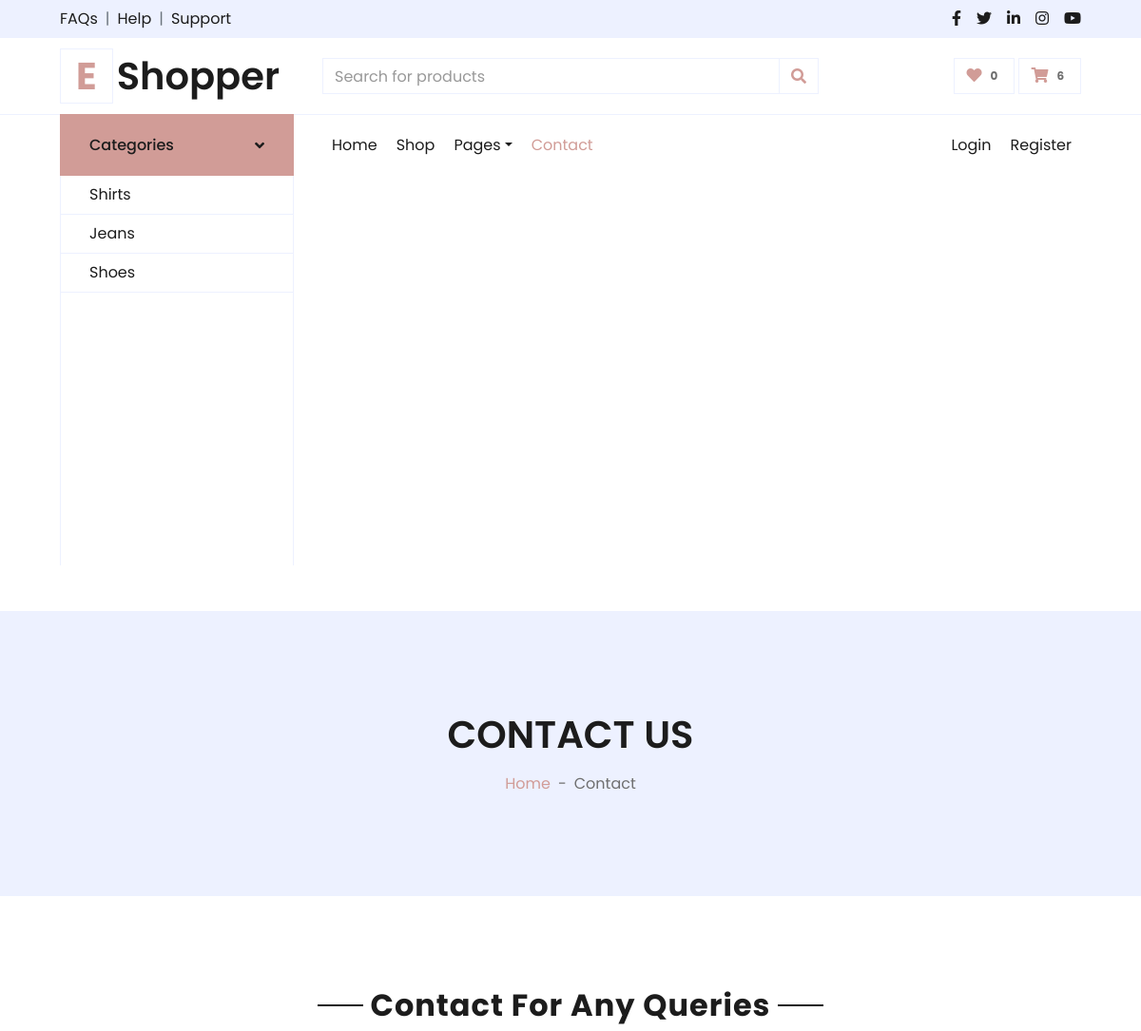
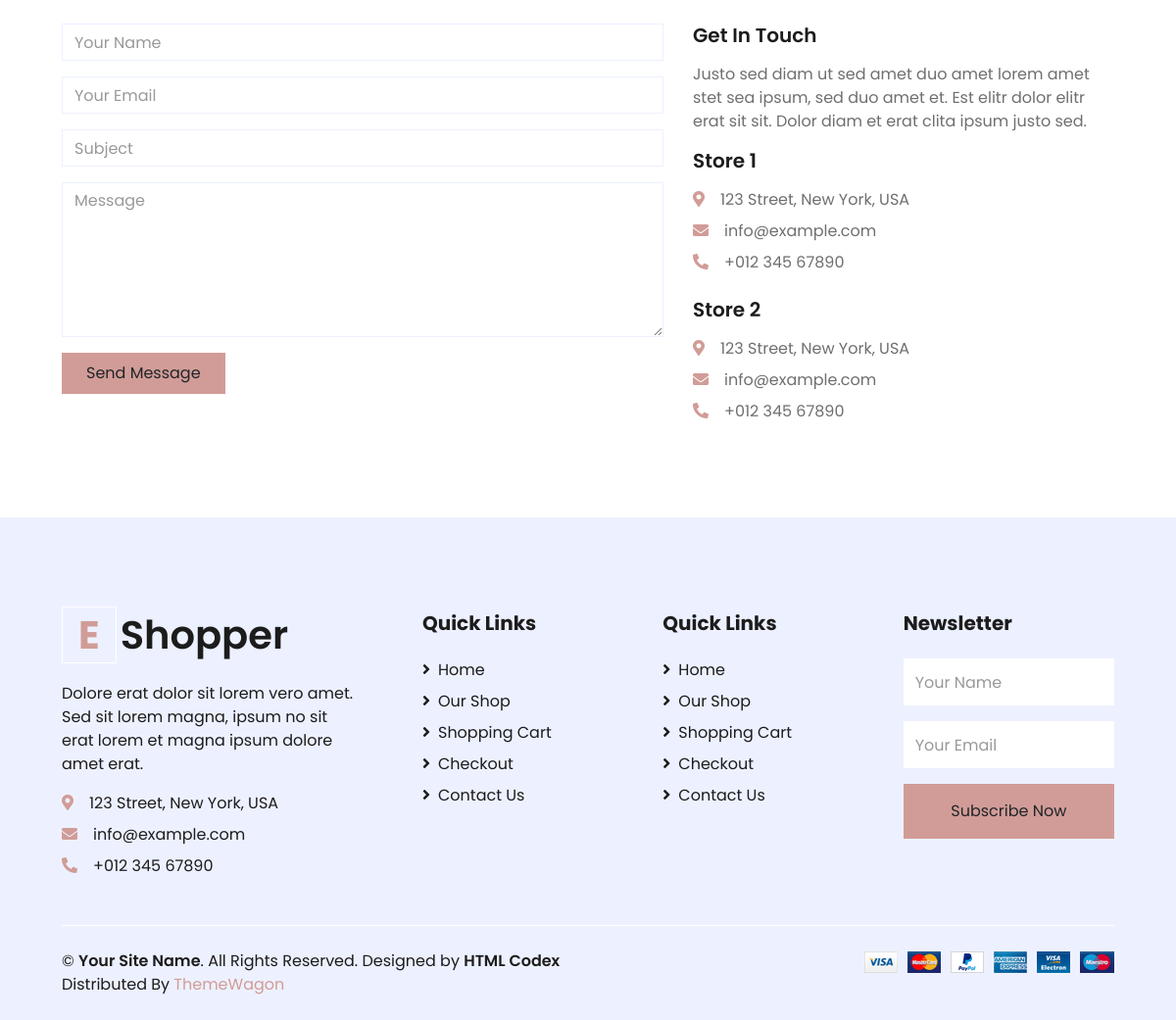
Page /contact/ on the committed database (2 pictures, top to bottom).
### main/models.py (models this page shows, shortened)
class Category(models.Model):
    name = models.CharField('Category name', max_length=60)

### main/views.py (the view)
# urls.py: path('contact/', views.contact, name='contact'),
def contact(request):
    category_list = Category.objects.all()
    cart_list_count = get_items_count_in_cart()[0]
    return render(request, 'contact.html', context={
        'nav_item':'contact',
        'category_list':category_list,
        'cart_list_count':cart_list_count
    })

### main/views.py (called while the page is built)
def get_items_count_in_cart():
    count_sum = 0
    price_sum = 0
    for i in Cart.objects.all():
        count_sum += i.count
        price_sum += i.total_price
    return [count_sum, price_sum]

### main/templates/contact.html (shortened to what this page needs)
{% extends 'base.html' %}
{% block body %}
    <div class="container-fluid bg-secondary mb-5">
        <div class="d-flex flex-column align-items-center justify-content-center" style="min-height: 300px">
            <h1 class="font-weight-semi-bold text-uppercase mb-3">Contact Us</h1>
            <div class="d-inline-flex">
                <p class="m-0"><a href="">Home</a></p>
                <p class="m-0 px-2">-</p>
                <p class="m-0">Contact</p>
            </div>
        </div>
    </div>
    <div class="container-fluid pt-5">
        <div class="text-center mb-4">
            <h2 class="section-title px-5"><span class="px-2">Contact For Any Queries</span></h2>
        </div>
        <div class="row px-xl-5">
            <div class="col-lg-7 mb-5">
                <div class="contact-form">
                    <form name="sentMessage" id="contactForm" novalidate="novalidate">
                        <div class="control-group">
                            <input type="text" class="form-control" id="name" placeholder="Your Name"
                                required="required" data-validation-required-message="Please enter your name" />
                        </div>
                        <div class="control-group">
                            <input type="email" class="form-control" id="email" placeholder="Your Email"
                                required="required" data-validation-required-message="Please enter your email" />
                        </div>
                        <div class="control-group">
                            <input type="text" class="form-control" id="subject" placeholder="Subject"
                                required="required" data-validation-required-message="Please enter a subject" />
                        </div>
                        <div class="control-group">
                            <textarea class="form-control" rows="6" id="message" placeholder="Message"
                                required="required"
                                data-validation-required-message="Please enter your message"></textarea>
                        </div>
                        <div>
                            <button class="btn btn-primary py-2 px-4" type="submit" id="sendMessageButton">Send
                                Message</button>
                        </div>
                    </form>
                </div>
            </div>
            <div class="col-lg-5 mb-5">
                <h5 class="font-weight-semi-bold mb-3">Get In Touch</h5>
                <p>Justo sed diam ut sed amet duo amet lorem amet stet sea ipsum, sed duo amet et. Est elitr dolor elitr erat sit sit. Dolor diam et erat clita ipsum justo sed.</p>
                <div class="d-flex flex-column mb-3">
                    <h5 class="font-weight-semi-bold mb-3">Store 1</h5>
                    <p class="mb-2"><i class="fa fa-map-marker-alt text-primary mr-3"></i>123 Street, New York, USA</p>
                    <p class="mb-2"><i class="fa fa-envelope text-primary mr-3"></i>info@example.com</p>
                    <p class="mb-2"><i class="fa fa-phone-alt text-primary mr-3"></i>+012 345 67890</p>
                </div>
                <div class="d-flex flex-column">
                    <h5 class="font-weight-semi-bold mb-3">Store 2</h5>
                    <p class="mb-2"><i class="fa fa-map-marker-alt text-primary mr-3"></i>123 Street, New York, USA</p>
                    <p class="mb-2"><i class="fa fa-envelope text-primary mr-3"></i>info@example.com</p>
                    <p class="mb-0"><i class="fa fa-phone-alt text-primary mr-3"></i>+012 345 67890</p>
                </div>
            </div>
        </div>
    </div>
{% endblock %}

### main/templates/base.html (shortened to what this page needs)
{% load static %}
<!DOCTYPE html>
<html lang="en">
<head>
    <link href="https://cdnjs.cloudflare.com/ajax/libs/font-awesome/5.10.0/css/all.min.css" rel="stylesheet">
    <link href="{% static 'lib/owlcarousel/assets/owl.carousel.min.css' %}" rel="stylesheet">
    <link href="{% static 'css/style.css' %}" rel="stylesheet">
</head>
<body>
        <div class="container-fluid">
            <div class="row bg-secondary py-2 px-xl-5">
                <div class="col-lg-6 d-none d-lg-block">
                    <div class="d-inline-flex align-items-center">
                        <a class="text-dark" href="">FAQs</a>
                        <span class="text-muted px-2">|</span>
                        <a class="text-dark" href="">Help</a>
                        <span class="text-muted px-2">|</span>
                        <a class="text-dark" href="">Support</a>
                    </div>
                </div>
                <div class="col-lg-6 text-center text-lg-right">
                    <div class="d-inline-flex align-items-center">
                        <a class="text-dark px-2" href="">
                            <i class="fab fa-facebook-f"></i>
                        </a>
                        <a class="text-dark px-2" href="">
                            <i class="fab fa-twitter"></i>
                        </a>
                        <a class="text-dark px-2" href="">
                            <i class="fab fa-linkedin-in"></i>
                        </a>
                        <a class="text-dark px-2" href="">
                            <i class="fab fa-instagram"></i>
                        </a>
                        <a class="text-dark pl-2" href="">
                            <i class="fab fa-youtube"></i>
                        </a>
                    </div>
                </div>
            </div>
            <div class="row align-items-center py-3 px-xl-5">
                <div class="col-lg-3 d-none d-lg-block">
                    <a href="" class="text-decoration-none">
                        <h1 class="m-0 display-5 font-weight-semi-bold"><span class="text-primary font-weight-bold border px-3 mr-1">E</span>Shopper</h1>
                    </a>
                </div>
                <div class="col-lg-6 col-6 text-left">
                    <form action="">
                        <div class="input-group">
                            <input type="text" class="form-control" placeholder="Search for products">
                            <div class="input-group-append">
                                <span class="input-group-text bg-transparent text-primary">
                                    <i class="fa fa-search"></i>
                                </span>
                            </div>
                        </div>
                    </form>
                </div>
                <div class="col-lg-3 col-6 text-right">
                    <a href="" class="btn border">
                        <i class="fas fa-heart text-primary"></i>
                        <span class="badge">0</span>
                    </a>
                    <a href="{% url 'cart' %}" class="btn border">
                        <i class="fas fa-shopping-cart text-primary"></i>
                        <span class="badge">{{ cart_list_count }}</span>
                    </a>
                </div>
            </div>
        </div>
        <div class="container-fluid mb-5">
            <div class="row border-top px-xl-5">
                <div class="col-lg-3 d-none d-lg-block">
                    <a class="btn shadow-none d-flex align-items-center justify-content-between bg-primary text-white w-100" data-toggle="collapse" href="#navbar-vertical" style="height: 65px; margin-top: -1px; padding: 0 30px;">
                        <h6 class="m-0">Categories</h6>
                        <i class="fa fa-angle-down text-dark"></i>
                    </a>
                    <nav class="collapse show navbar navbar-vertical navbar-light align-items-start p-0 border border-top-0 border-bottom-0" id="navbar-vertical">
                        <div class="navbar-nav w-100 overflow-hidden" style="height: 410px">
                            {% for i in category_list %}
                                <a href="{% url 'shop_filter' i.id %}" class="nav-item nav-link">{{ i.name }}</a>
                            {% endfor %}
                        </div>
                    </nav>
                </div>
                <div class="col-lg-9">
                    <nav class="navbar navbar-expand-lg bg-light navbar-light py-3 py-lg-0 px-0">
                        <div class="collapse navbar-collapse justify-content-between" id="navbarCollapse">
                            <div class="navbar-nav mr-auto py-0">
                                <a href="{% url 'index' %}" class="nav-item nav-link {% if nav_item == 'index' %}active{% endif %}">Home</a>
                                <a href="{% url 'shop' %}" class="nav-item nav-link {% if nav_item == 'shop' %}active{% endif %}">Shop</a>
                                <div class="nav-item dropdown">
                                    <a href="#" class="nav-link dropdown-toggle {% if nav_item == 'cart' or nav_item == 'checkout' %}active{% endif %}" data-toggle="dropdown">Pages</a>
                                </div>
                                <a href="{% url 'contact' %}" class="nav-item nav-link {% if nav_item == 'contact' %}active{% endif %}">Contact</a>
                            </div>
                            <div class="navbar-nav ml-auto py-0">
                                <a href="" class="nav-item nav-link">Login</a>
                                <a href="" class="nav-item nav-link">Register</a>
                            </div>
                        </div>
                    </nav>
                </div>
            </div>
        </div>
    {% block body %}{% endblock %}
    <div class="container-fluid bg-secondary text-dark mt-5 pt-5">
        <div class="row px-xl-5 pt-5">
            <div class="col-lg-4 col-md-12 mb-5 pr-3 pr-xl-5">
                <a href="" class="text-decoration-none">
                    <h1 class="mb-4 display-5 font-weight-semi-bold"><span class="text-primary font-weight-bold border border-white px-3 mr-1">E</span>Shopper</h1>
                </a>
                <p>Dolore erat dolor sit lorem vero amet. Sed sit lorem magna, ipsum no sit erat lorem et magna ipsum dolore amet erat.</p>
                <p class="mb-2"><i class="fa fa-map-marker-alt text-primary mr-3"></i>123 Street, New York, USA</p>
                <p class="mb-2"><i class="fa fa-envelope text-primary mr-3"></i>info@example.com</p>
                <p class="mb-0"><i class="fa fa-phone-alt text-primary mr-3"></i>+012 345 67890</p>
            </div>
            <div class="col-lg-8 col-md-12">
                <div class="row">
                    <div class="col-md-4 mb-5">
                        <h5 class="font-weight-bold text-dark mb-4">Quick Links</h5>
                        <div class="d-flex flex-column justify-content-start">
                            <a class="text-dark mb-2" href="{% url 'index' %}"><i class="fa fa-angle-right mr-2"></i>Home</a>
                            <a class="text-dark mb-2" href="{% url 'shop' %}"><i class="fa fa-angle-right mr-2"></i>Our Shop</a>
                            <a class="text-dark mb-2" href="{% url 'cart' %}"><i class="fa fa-angle-right mr-2"></i>Shopping Cart</a>
                            <a class="text-dark mb-2" href="{% url 'checkout' %}"><i class="fa fa-angle-right mr-2"></i>Checkout</a>
                            <a class="text-dark" href="{% url 'contact' %}"><i class="fa fa-angle-right mr-2"></i>Contact Us</a>
                        </div>
                    </div>
                    <div class="col-md-4 mb-5">
                        <h5 class="font-weight-bold text-dark mb-4">Quick Links</h5>
                        <div class="d-flex flex-column justify-content-start">
                            <a class="text-dark mb-2" href="{% url 'index' %}"><i class="fa fa-angle-right mr-2"></i>Home</a>
                            <a class="text-dark mb-2" href="{% url 'shop' %}"><i class="fa fa-angle-right mr-2"></i>Our Shop</a>
                            <a class="text-dark mb-2" href="{% url 'cart' %}"><i class="fa fa-angle-right mr-2"></i>Shopping Cart</a>
                            <a class="text-dark mb-2" href="{% url 'checkout' %}"><i class="fa fa-angle-right mr-2"></i>Checkout</a>
                            <a class="text-dark" href="{% url 'contact' %}"><i class="fa fa-angle-right mr-2"></i>Contact Us</a>
                        </div>
                    </div>
                    <div class="col-md-4 mb-5">
                        <h5 class="font-weight-bold text-dark mb-4">Newsletter</h5>
                        <form action="">
                            <div class="form-group">
                                <input type="text" class="form-control border-0 py-4" placeholder="Your Name" required="required" />
                            </div>
                            <div class="form-group">
                                <input type="email" class="form-control border-0 py-4" placeholder="Your Email"
                                    required="required" />
                            </div>
                            <div>
                                <button class="btn btn-primary btn-block border-0 py-3" type="submit">Subscribe Now</button>
                            </div>
                        </form>
                    </div>
                </div>
            </div>
        </div>
        <div class="row border-top border-light mx-xl-5 py-4">
            <div class="col-md-6 px-xl-0">
                <p class="mb-md-0 text-center text-md-left text-dark">
                    &copy; <a class="text-dark font-weight-semi-bold" href="#">Your Site Name</a>. All Rights Reserved. Designed
                    by
                    <a class="text-dark font-weight-semi-bold" href="https://htmlcodex.com">HTML Codex</a><br>
                    Distributed By <a href="https://themewagon.com" target="_blank">ThemeWagon</a>
                </p>
            </div>
            <div class="col-md-6 px-xl-0 text-center text-md-right">
                <img class="img-fluid" src="img/payments.png" alt="">
            </div>
        </div>
    </div>
</body>
</html>

### rows in the picture
Category: name "Shirts"
Category: name "Jeans"
Category: name "Shoes"

### other values in the picture
{{ cart_list_count }} "6"
